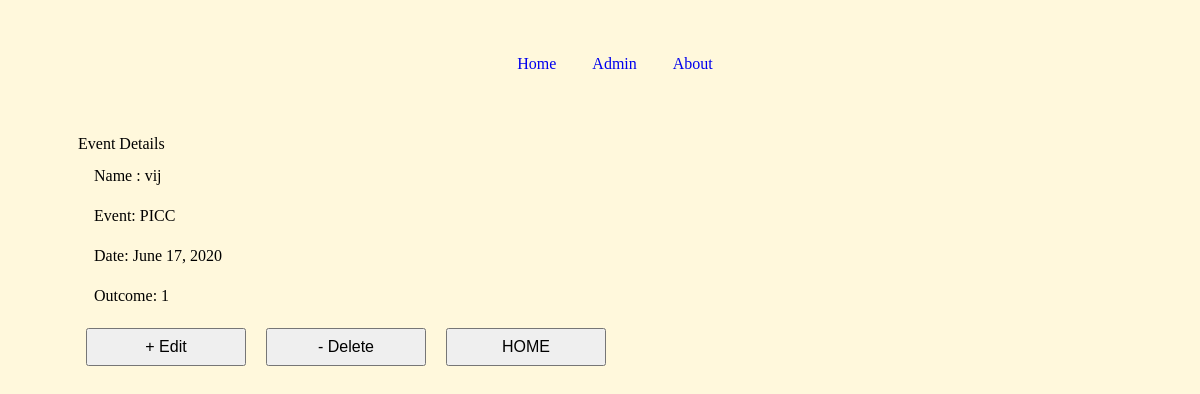
/event/7, run on the app's committed database.
### user_cusum/models.py (models this page shows, shortened)
class Event(models.Model):
  event_user = models.ForeignKey(get_user_model(), on_delete = models.CASCADE)
  event_name = models.TextField('Select name of event', max_length=10, choices=PROCEDURES)
  event_date = models.DateField('Enter date of event', default=django.utils.timezone.now)
  event_outcome = models.IntegerField('Select outcome',choices=OUTCOMES)

### user_cusum/views.py (the view)
# urls.py: path("event/<int:pk>", EventDetailView.as_view(), name = 'event_detail'),
class EventDetailView(DetailView):
  template_name = 'event_detail.html'
  model = Event

### templates/event_detail.html
{% extends 'base.html' %}
{%block content %}
  <h3> Event Details </h3>
  <ul>
    <li> Name : {{event.event_user}}</li>
    <li>Event: {{event.event_name}}</li>
    <li>Date: {{event.event_date}}</li>
    <li>Outcome: {{event.event_outcome}}</li>
  </ul>
  <a href="{% url 'event_update' event.pk%}"><button>+ Edit</button></a>
  <a href="{% url 'event_delete' event.pk%}"><button>- Delete</button></a>
  <a href="/"><button>HOME
  </button></a>
{% endblock content %}

### static/css/base.css (style rules this page uses)
* { font-size: 1rem; margin:0.5rem; padding: 0.5rem; }
body { background-color: cornsilk; font-family: Cambria, Cochin, Georgia, Times, 'Times New Roman', serif; margin-left: 30px; padding: 20px; }
a { text-decoration: none; }
ul>li, p { font-size: 1rem; margin:0.5rem; padding: 0.5rem; }
input, button { font-size: 1rem; width: 10rem; margin:0.5rem; }

### data on the page
Event: event_user "vij", event_name "PICC", event_date "June 17, 2020", event_outcome "1"
